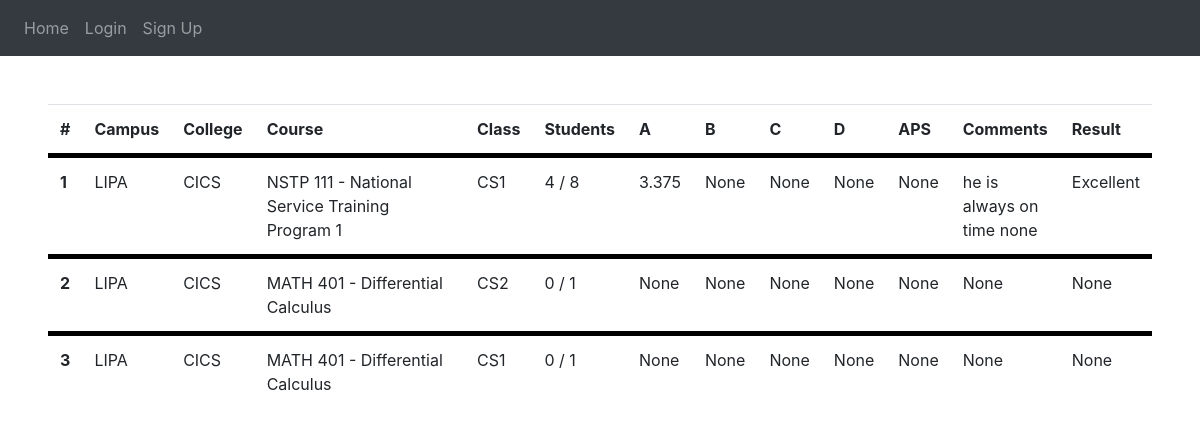
Page /showRec (signed in) on the committed database.
### website/models.py (models this page shows)
class Result(db.Model):
  id = db.Column(db.Integer, primary_key=True)
  facultyName = db.Column(db.String(255))
  campus = db.Column(db.String(255))
  college = db.Column(db.String(255))
  course = db.Column(db.String(255))
  facultyClass = db.Column(db.String(255))
  studentsAnswered = db.Column(db.String(255))
  catA = db.Column(db.Float)
  catB = db.Column(db.Float)
  catC = db.Column(db.Float)
  catD = db.Column(db.Float)
  APS = db.Column(db.Float)
  senAnalysis = db.Column(db.Integer)
  comments = db.Column(db.String(255))
  result = db.Column(db.String(255))

### website/views.py (the view)
@views.route('/showRec')
def showRec():
    records = Result.query.all()
    return render_template("showRec.html",records=records)

### website/templates/showRec.html
{% extends "base.html" %} {% block title %}Result{% endblock %}
{% block content%}
  <table class="table">
    <thead>
      <tr>
        <th>#</th>
        <th style="width: 1%;">Campus</th>
        <th style="width: 1%;">College</th>
        <th style="width: 100%;">Course</th>
        <th style="width: 1%;">Class</th>
        <th style="width: 100%;">Students</th>
        <th style="width: 1%;">A</th>
        <th style="width: 1%;">B</th>
        <th style="width: 1%;">C</th>
        <th style="width: 1%;">D</th>
        <th style="width: 1%;">APS</th>
        <th style="width: 100%;">Comments</th>
        <th>Result</th>
      </tr>
    </thead>
    <tbody>
      {% for rec in records %}
      <tr style="border-top: solid black 5px ;">
        <th scope="row">
          {{ rec.id }}
        </th>
        <td>
          {{ rec.campus }}
        </td>
        <td>
          {{ rec.college }}
        </td>
        <td>
          {{ rec.course }}
        </td>
        <td>
          {{ rec.facultyClass }}
        </td>
        <td>
          {{ rec.studentsAnswered }}
        </td>
        <td>
          {{ rec.catA }}
        </td>
        <td>
          {{ rec.catB }}
        </td>
        <td>
          {{ rec.catC }}
        </td>
        <td>
          {{ rec.catD }}
        </td>
        <td>
          {{ rec.APS }}
        </td>
        <td>
          <div style="max-height: 100px; overflow-x: hidden; overflow-y: auto;">
            {{ rec.comments }}
          </div>
        </td>
        <td>
          {{ rec.result }}
        </td>
      </tr>
    {% endfor %}
    </tbody>
  </table>
{% endblock %}

### rows in the picture
Result: id "1", campus "LIPA", college "CICS", course "NSTP 111 - National Service Training Program 1", facultyClass "CS1", studentsAnswered "4 / 8", catA "3.375", catB "None", catC "None", catD "None", APS "None", comments "he is always on time none", result "Excellent"
Result: id "2", campus "LIPA", college "CICS", course "MATH 401 - Differential Calculus", facultyClass "CS2", studentsAnswered "0 / 1", catA "None", catB "None", catC "None", catD "None", APS "None", comments "None", result "None"
Result: id "3", campus "LIPA", college "CICS", course "MATH 401 - Differential Calculus", facultyClass "CS1", studentsAnswered "0 / 1", catA "None", catB "None", catC "None", catD "None", APS "None", comments "None", result "None"
